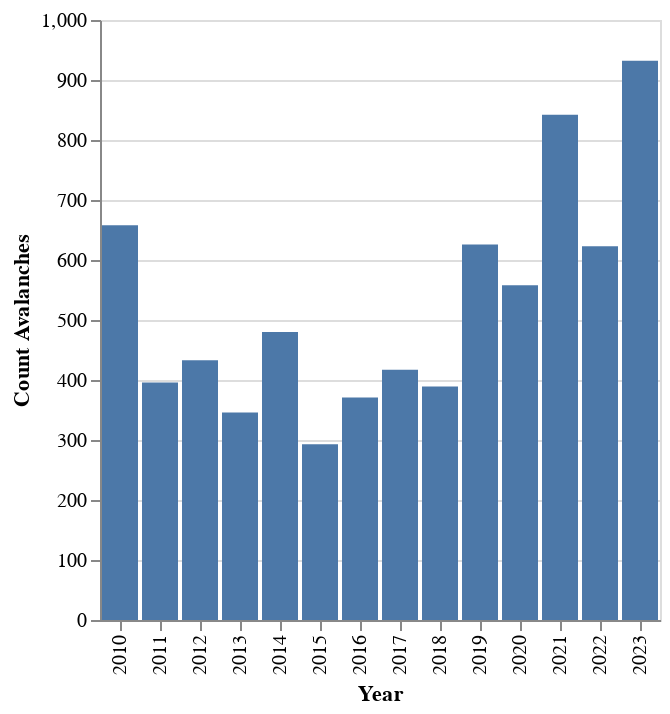

Notebook code cell kept with this figure:
### Code cell
alt.Chart(avy_df).mark_bar().encode(
    x='Year:O',
    y=alt.Y('count():Q', title='Count Avalanches')
)

### Figure 1 — Vega specification as saved in the notebook (floating-point values rounded to 4 significant figures)
{"$schema": "https://vega.github.io/schema/vega/v5.json", "data": [{"name": "source_0", "values": [{"Year": 2012, "__count": 433}, {"Year": 2013, "__count": 346}, {"Year": 2010, "__count": 658}, {"Year": 2011, "__count": 396}, {"Year": 2014, "__count": 480}, {"Year": 2015, "__count": 293}, {"Year": 2016, "__count": 371}, {"Year": 2017, "__count": 417}, {"Year": 2018, "__count": 389}, {"Year": 2019, "__count": 626}, {"Year": 2020, "__count": 558}, {"Year": 2021, "__count": 842}, {"Year": 2022, "__count": 623}, {"Year": 2023, "__count": 932}]}, {"name": "source_0_x_domain_Year", "values": [{"Year": 2012}, {"Year": 2013}, {"Year": 2010}, {"Year": 2011}, {"Year": 2014}, {"Year": 2015}, {"Year": 2016}, {"Year": 2017}, {"Year": 2018}, {"Year": 2019}, {"Year": 2020}, {"Year": 2021}, {"Year": 2022}, {"Year": 2023}]}, {"name": "source_0_y_domain___count", "values": [{"min": 293, "max": 932}]}], "signals": [{"name": "x_step", "value": 20}, {"name": "width", "update": "bandspace(domain('x').length, 0.1, 0.05) * x_step"}], "marks": [{"type": "rect", "name": "marks", "from": {"data": "source_0"}, "encode": {"update": {"y": {"field": "__count", "scale": "y"}, "y2": {"value": 0, "scale": "y"}, "fill": {"value": "#4c78a8"}, "x": {"field": "Year", "scale": "x"}, "ariaRoleDescription": {"value": "bar"}, "description": {"signal": "\"Year: \" + (isValid(datum[\"Year\"]) ? datum[\"Year\"] : \"\"+datum[\"Year\"]) + \"; Count Avalanches: \" + (format(datum[\"__count\"], \"\"))"}, "width": {"signal": "max(0.25, bandwidth('x'))"}}}, "style": ["bar"]}], "scales": [{"name": "x", "type": "band", "domain": {"data": "source_0_x_domain_Year", "field": "Year", "sort": true}, "range": {"step": {"signal": "x_step"}}, "paddingOuter": 0.05, "paddingInner": 0.1}, {"name": "y", "type": "linear", "domain": [{"signal": "(data(\"source_0_y_domain___count\")[0] || {}).min"}, {"signal": "(data(\"source_0_y_domain___count\")[0] || {}).max"}], "range": [{"signal": "height"}, 0], "zero": true, "nice": true}], "axes": [{"scale": "y", "orient": "left", "tickCount": {"signal": "ceil(height/40)"}, "ticks": false, "grid": true, "aria": false, "maxExtent": 0, "minExtent": 0, "zindex": 0, "gridScale": "x", "domain": false, "labels": false}, {"scale": "x", "labelAngle": 270, "zindex": 0, "labelAlign": "right", "title": "Year", "orient": "bottom", "labelBaseline": "middle", "grid": false}, {"scale": "y", "orient": "left", "grid": false, "tickCount": {"signal": "ceil(height/40)"}, "title": "Count Avalanches", "labelOverlap": true, "zindex": 0}], "background": "white", "style": "cell", "padding": 5, "height": 300}
